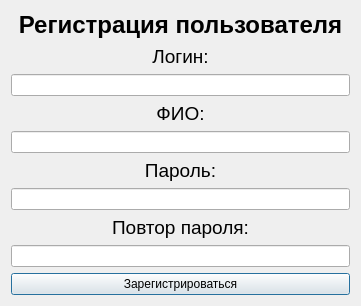
<?xml version="1.0" encoding="UTF-8"?>
<ui version="4.0">
 <class>Dialog</class>
 <widget class="QDialog" name="Dialog">
  <property name="geometry">
   <rect>
    <x>0</x>
    <y>0</y>
    <width>361</width>
    <height>296</height>
   </rect>
  </property>
  <property name="windowTitle">
   <string>Dialog</string>
  </property>
  <layout class="QVBoxLayout" name="verticalLayout">
   <item>
    <widget class="QLabel" name="label">
     <property name="text">
      <string>&lt;html&gt;&lt;head/&gt;&lt;body&gt;&lt;p align=&quot;center&quot;&gt;&lt;span style=&quot; font-size:18pt; font-weight:600;&quot;&gt;Регистрация пользователя&lt;/span&gt;&lt;/p&gt;&lt;/body&gt;&lt;/html&gt;</string>
     </property>
    </widget>
   </item>
   <item>
    <widget class="QLabel" name="label_2">
     <property name="text">
      <string>&lt;html&gt;&lt;head/&gt;&lt;body&gt;&lt;p align=&quot;center&quot;&gt;&lt;span style=&quot; font-size:14pt;&quot;&gt;Логин:&lt;/span&gt;&lt;/p&gt;&lt;/body&gt;&lt;/html&gt;</string>
     </property>
    </widget>
   </item>
   <item>
    <widget class="QLineEdit" name="lineEdit"/>
   </item>
   <item>
    <widget class="QLabel" name="label_5">
     <property name="text">
      <string>&lt;html&gt;&lt;head/&gt;&lt;body&gt;&lt;p align=&quot;center&quot;&gt;&lt;span style=&quot; font-size:14pt;&quot;&gt;ФИО:&lt;/span&gt;&lt;/p&gt;&lt;/body&gt;&lt;/html&gt;</string>
     </property>
    </widget>
   </item>
   <item>
    <widget class="QLineEdit" name="lineEdit_4"/>
   </item>
   <item>
    <widget class="QLabel" name="label_3">
     <property name="text">
      <string>&lt;html&gt;&lt;head/&gt;&lt;body&gt;&lt;p align=&quot;center&quot;&gt;&lt;span style=&quot; font-size:14pt;&quot;&gt;Пароль:&lt;/span&gt;&lt;/p&gt;&lt;/body&gt;&lt;/html&gt;</string>
     </property>
    </widget>
   </item>
   <item>
    <widget class="QLineEdit" name="lineEdit_2"/>
   </item>
   <item>
    <widget class="QLabel" name="label_4">
     <property name="text">
      <string>&lt;html&gt;&lt;head/&gt;&lt;body&gt;&lt;p align=&quot;center&quot;&gt;&lt;span style=&quot; font-size:14pt;&quot;&gt;Повтор пароля:&lt;/span&gt;&lt;/p&gt;&lt;/body&gt;&lt;/html&gt;</string>
     </property>
    </widget>
   </item>
   <item>
    <widget class="QLineEdit" name="lineEdit_3"/>
   </item>
   <item>
    <widget class="QPushButton" name="pushButton">
     <property name="text">
      <string>Зарегистрироваться</string>
     </property>
    </widget>
   </item>
  </layout>
 </widget>
 <resources/>
 <connections/>
</ui>
